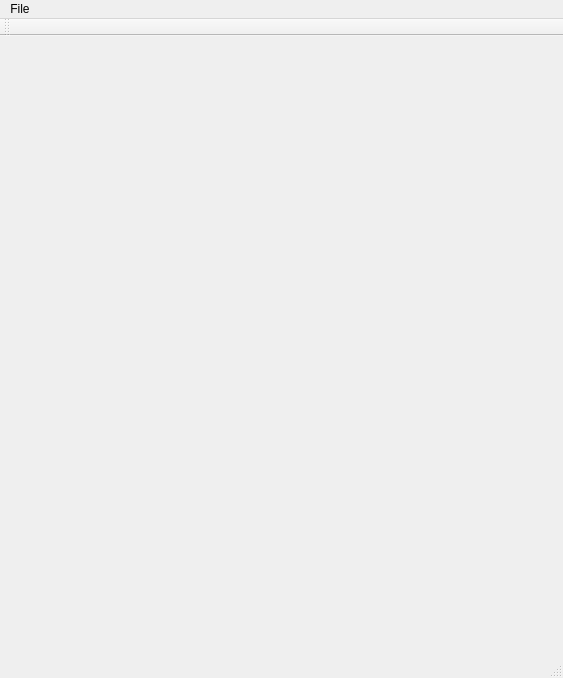
<?xml version="1.0" encoding="UTF-8"?>
<ui version="4.0">
 <class>MainWindow</class>
 <widget class="QMainWindow" name="MainWindow">
  <property name="geometry">
   <rect>
    <x>0</x>
    <y>0</y>
    <width>563</width>
    <height>678</height>
   </rect>
  </property>
  <property name="windowTitle">
   <string>MainWindow</string>
  </property>
  <widget class="QWidget" name="centralWidget"/>
  <widget class="QMenuBar" name="menuBar">
   <property name="geometry">
    <rect>
     <x>0</x>
     <y>0</y>
     <width>563</width>
     <height>21</height>
    </rect>
   </property>
   <widget class="QMenu" name="menuAsset">
    <property name="title">
     <string>File</string>
    </property>
    <addaction name="actionOpen"/>
    <addaction name="separator"/>
    <addaction name="actionQuit"/>
   </widget>
   <addaction name="menuAsset"/>
  </widget>
  <widget class="QToolBar" name="mainToolBar">
   <attribute name="toolBarArea">
    <enum>TopToolBarArea</enum>
   </attribute>
   <attribute name="toolBarBreak">
    <bool>false</bool>
   </attribute>
  </widget>
  <widget class="QStatusBar" name="statusBar"/>
  <action name="actionOpen">
   <property name="text">
    <string>Open</string>
   </property>
  </action>
  <action name="actionQuit">
   <property name="text">
    <string>Quit</string>
   </property>
  </action>
 </widget>
 <layoutdefault spacing="6" margin="11"/>
 <resources/>
 <connections>
  <connection>
   <sender>actionQuit</sender>
   <signal>triggered()</signal>
   <receiver>MainWindow</receiver>
   <slot>close()</slot>
   <hints>
    <hint type="sourcelabel">
     <x>-1</x>
     <y>-1</y>
    </hint>
    <hint type="destinationlabel">
     <x>281</x>
     <y>338</y>
    </hint>
   </hints>
  </connection>
 </connections>
</ui>
